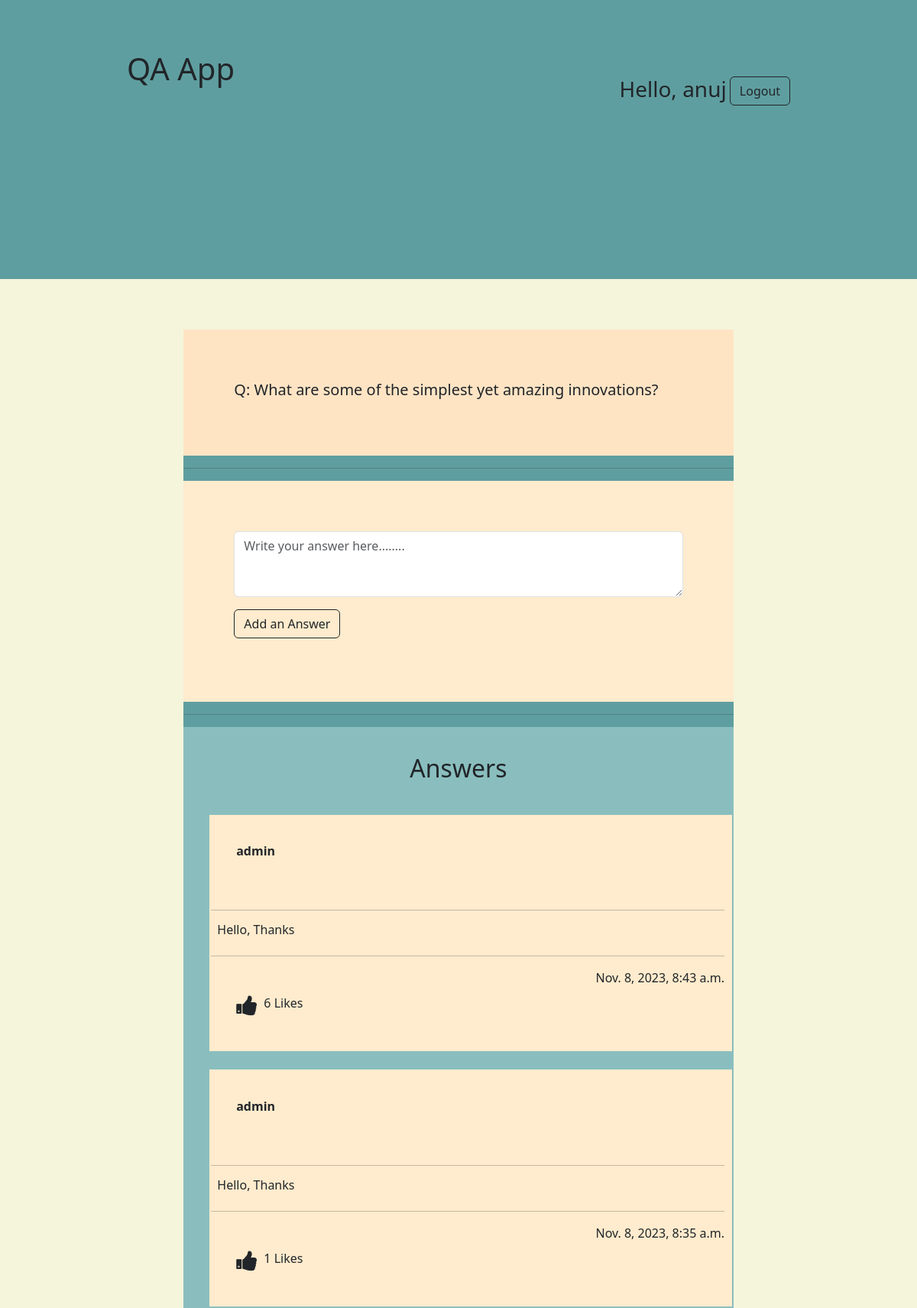
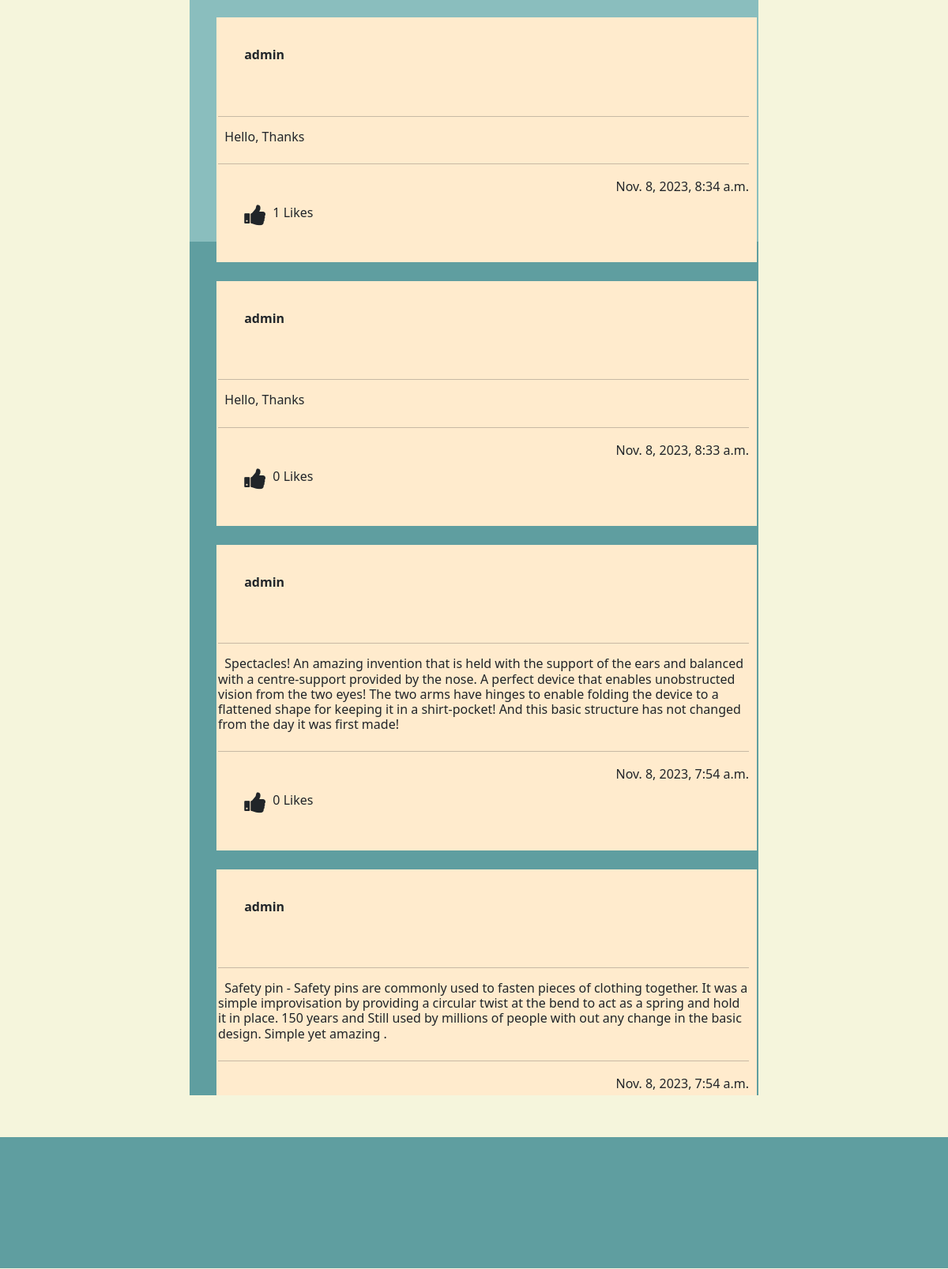
The app's page /answers/2/ (signed in) with its own data (2 pictures, top to bottom).
### app/models.py (models this page shows)
class Question(models.Model):
    user = models.ForeignKey(User, on_delete=models.CASCADE)
    question = models.CharField(max_length=500)
    created_at = models.DateTimeField(auto_now_add=True)

class Answer(models.Model):
    user = models.ForeignKey(User, on_delete=models.CASCADE)
    question = models.ForeignKey(Question, on_delete=models.CASCADE)
    answer = models.TextField()
    likes = models.IntegerField(default=0)
    created_at = models.DateTimeField(auto_now_add=True)

### app/views.py (the view, shortened to what this page needs)
# urls.py: path('answers/<int:id>/', views.answers_view, name='answers'),
def answers_view(request, id):
    if request.user.is_authenticated:
        question = Question.objects.get(id=id)
        answers = Answer.objects.filter(question=question.id).order_by('-created_at')
        ans_dict = {}
        for ans in answers:
            ans_dict
        context_dict = {
            'question': question,
            'answers': answers
        }
        return render(request, 'answers.html', context=context_dict)
    redirect('home')

### templates/answers.html (shortened to what this page needs)
{% extends 'base.html' %}
{% load static %}
{% block auth %}
{% if request.user.is_authenticated %}
    <h3> Hello, {{ request.user.username }} </h3>
    <a href="{% url 'logout' %}"><button type="button" class="btn btn-outline-dark">Logout</button></a>
    {% else %}
    <a href="{% url 'signin' %}"><button type="button" class="btn btn-outline-dark">Sign In</button></a>
    <h3>|</h3>
    <a href="{% url 'signup' %}"><button type="button" class="btn btn-outline-dark">Sign Up</button></a>
{% endif %}
{% endblock %}
{% block body %}
<div class="body-box">
    <div class="q-content">
        <div class="q-box"><h5>Q: {{ question.question }}</h5></div>
        <hr>
        <div class="add-answer-box">
            <form method="POST" action="{% url 'answers' id=question.id %}">
                <div class="mb-3">
                    <textarea class="form-control" name="answer" rows="3" placeholder="Write your answer here........" required></textarea>
                </div>
                <div class="mb-3">
                    <button type="submit" class="btn btn-outline-dark">Add an Answer</button>
                </div>
            </form>
        </div>
        <hr>
        <div class="answers">
            <div class="box-title">
                <h2>Answers</h2>
            </div>
            <div class="scroll-box">
                <ul>
                    {% for ans in answers %}
                    <li>
                        <div class="ans-box">
                            <div class="ans-user-name"><p><b>{{ans.user.username}}</b></p></div>
                            <hr>
                            <h6>&nbsp;&nbsp;{{ans.answer}}</h6>
                            <hr>
                            <div class="ans-detail">
                                <div class="ans-likes">
                                    <i id='like' class="fa fa-thumbs-up like" ans-id="{{ans.id}}" like-status="false"></i>
                                    <p>&nbsp;&nbsp;{{ans.likes}} Likes</p>
                                </div>
                                <div class="ans-time"><p>{{ans.created_at}}</p></div>
                            </div>
                        </div>
                    </li>
                    {% endfor %}
                </ul>
            </div>
        </div>
    </div>
</div>
{% endblock %}

### static/index.css (style rules this page uses)
.body-box { width: 100%; height: 100%; display: flex; justify-content: center; padding-top: 2vh; }
.box-title { padding: 1vh; display: flex; justify-content: center; }
ul { list-style-type: none; }
.q-box { width: 100%; background-color: aliceblue; padding: 2px; padding-right: 10px; display: flex; flex-direction: column; }

### static/answers.css (style rules this page uses)
.body-box { width: 100%; height: 100%; display: flex; justify-content: center; padding-top: 2vh; }
.q-content { width: 60%; height: 82%; background-color: cadetblue; overflow-y: scroll; }
.q-box { width: 100%; background-color: bisque; padding: 2vh; }
.add-answer-box { padding: 2vh; background-color: blanchedalmond; }
.answers { background-color: rgb(138, 190, 190);; width: 100%; height: 40%; padding: 2px; }
.scroll-box { height:100%; }
.ans-box { width: 100%; background-color: blanchedalmond; padding: 2px; padding-right: 10px; display: flex; flex-direction: column; }
.ans-detail { width: 100%; }
.ans-likes { float: left; padding: 1vh; width: 50%; display: flex; flex-direction: row; }
.ans-time { float: right; }
.ans-user-name { float: left; padding: 1vh; }
.fa { font-size: 30px; cursor: pointer; user-select: none; }

### records on screen
Question: question "What are some of the simplest yet amazing innovations?"
Answer: user.username "admin", answer "Hello, Thanks", likes "6", created_at "Nov. 8, 2023, 8:43 a.m."
Answer: user.username "admin", answer "Hello, Thanks", likes "1", created_at "Nov. 8, 2023, 8:35 a.m."
Answer: user.username "admin", answer "Hello, Thanks", likes "1", created_at "Nov. 8, 2023, 8:34 a.m."
Answer: user.username "admin", answer "Hello, Thanks", likes "0", created_at "Nov. 8, 2023, 8:33 a.m."
Answer: user.username "admin", answer "Spectacles! An amazing invention that is held with the support of the ears and balanced with a centre-support provided by the nose. A perfect device that enables unobstructed vision from the two eyes! The two arms have hinges to enable folding the device to a flattened shape for keeping it in a shirt-pocket! And this basic structure has not changed from the day it was first made!", likes "0", created_at "Nov. 8, 2023, 7:54 a.m."
Answer: user.username "admin", answer "Safety pin - Safety pins are commonly used to fasten pieces of clothing together. It was a simple improvisation by providing a circular twist at the bend to act as a spring and hold it in place. 150 years and Still used by millions of people with out any change in the basic design. Simple yet amazing .", created_at "Nov. 8, 2023, 7:54 a.m."

### other values on screen
{{ request.user.username }} "anuj"
